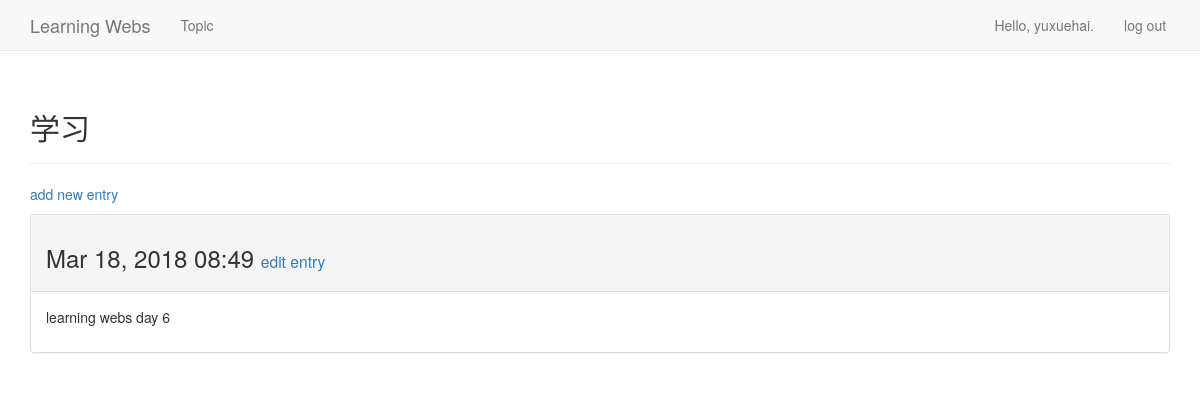
/topics/9/ (signed in), run on the app's committed database.
### learning_webs/models.py (models this page shows, shortened)
class Topic(models.Model):
    text = models.CharField(max_length=200)
    date_added = models.DateTimeField(auto_now_add=True)
    owner = models.ForeignKey(User, on_delete=models.CASCADE)
    def __str__(self):
        return self.text

class Entry(models.Model):
    topic = models.ForeignKey(Topic, on_delete=models.CASCADE)
    text = models.TextField()
    date_added = models.DateTimeField(auto_now_add=True)
    class Meta:
        verbose_name_plural = 'entries'

### learning_webs/views.py (the view)
# urls.py: url(r'^topics/(?P<topic_id>\d+)/$', views.topic, name='topic'),
@login_required
def topic(request, topic_id):
    topic = Topic.objects.get(id=topic_id)
    """确认请求的主题属于当前用户"""
    if topic.owner != request.user:
        raise Http404
    entries = topic.entry_set.order_by('-date_added')
    context = {'topic': topic, 'entries': entries}
    return render(request, 'learning_webs/topic.html', context)

### learning_webs/templates/learning_webs/topic.html (shortened to what this page needs)
<!DOCTYPE html>
<html lang="en">
<head>
</head>
<body>
{% extends "learning_webs/base.html" %}
{% block header%}
  <h2>{{ topic }}</h2>
{% endblock header%}
{% block content %}
  <p>
    <a href="{% url 'learning_webs:new_entry' topic.id %}">add new entry</a>
  </p>
  {% for entry in entries %}
    <div class="panel panel-default">
        <div class="panel-heading">
            <h3>
                {{ entry.date_added | date:'M d, Y H:i' }}
                <small>
                    <a href="{% url 'learning_webs:edit_entry' entry.id %}">edit entry</a>
                </small>
            </h3>
        </div>
        <div class="panel-body">
            {{ entry.text | linebreaks}}
        </div>
    </div>
  {% endfor %}
{% endblock content %}

### learning_webs/templates/learning_webs/base.html (shortened to what this page needs)
{% load bootstrap3 %}
<!DOCTYPE html>
<html lang="en">
<head>
    {% bootstrap_css %}
</head>
<body>
    <nav class="navbar navbar-default navbar-static-top">
        <div class="container">
            <div class="navbar-header">
                <a class="navbar-brand" href="{% url 'learning_webs:index' %}">
                    Learning Webs
                </a>
            </div>
            <div id="navbar" class="navbar-collapse collapse">
                <ul class="nav navbar-nav">
                    <li><a href="{% url 'learning_webs:topics' %}">Topic</a></li>
                </ul>
                <ul class="nav navbar-nav navbar-right">
                    {% if user.is_authenticated %}
                        <li><a>Hello, {{ user.username }}.</a></li>
                        <li><a href="{% url 'users:logout' %}">log out</a></li>
                    {% else %}
                        <li><a href="{% url 'users:register' %}">register</a></li>
                        <li><a href="{% url 'users:login' %}">log in</a></li>
                    {% endif %}
                </ul>
            </div>
        </div>
    </nav>
    <div class="container">
        <div class="page-header">
            {% block header %}{% endblock header %}
        </div>
        <div>
            {% block content %}{% endblock content %}
        </div>
    </div>
</body>
</html>

### data on the page
Topic: text "学习"
Entry: date_added "Mar 18, 2018 08:49", text "learning webs day 6"

### other printed values
{{ user.username }} "yuxuehai"
